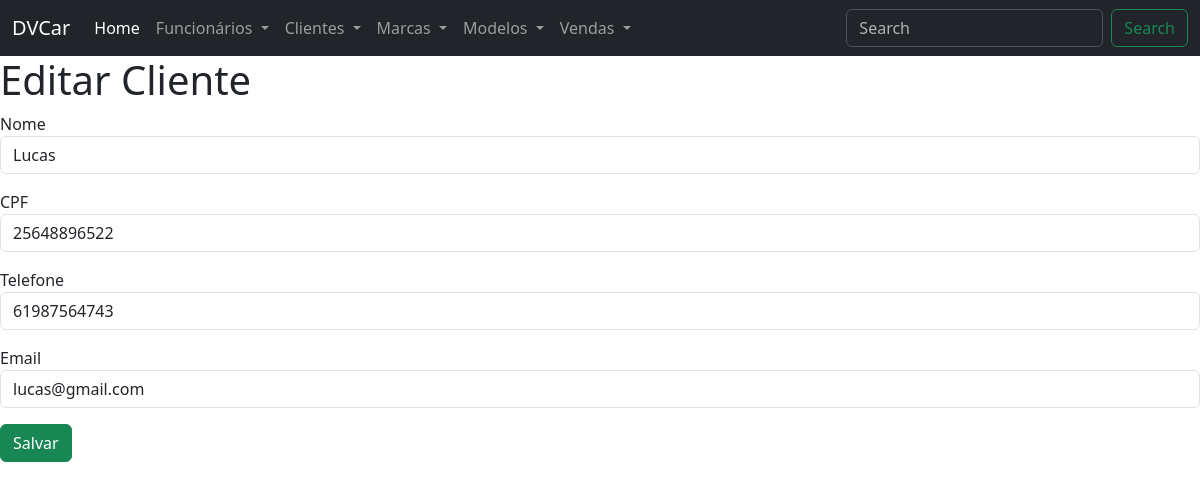
The app's page /projeto/index.php?page=editar-cliente.php&id_cliente=2 with its own data.
### tables this page shows
CREATE TABLE `cliente` (
  `id_cliente` int(11) NOT NULL,
  `nome_cliente` varchar(100) NOT NULL,
  `cpf_cliente` char(11) NOT NULL,
  `email_cliente` varchar(100) DEFAULT NULL,
  `dt_nasc_cliente` date DEFAULT NULL,
  `fone_cliente` varchar(20) DEFAULT NULL,
  `endereco_cliente` varchar(100) DEFAULT NULL
);

### projeto/editar-cliente.php (the view, shortened to what this page needs)
<h1>Editar Cliente</h1>
<?php
include("config.php");
$sql = "SELECT * FROM cliente WHERE id_cliente=".$_REQUEST["id_cliente"];
$res = $conn->query($sql);
$row = $res->fetch_object();
?>
<form action="?page=salvar-cliente.php" method="POST">
    <div class="mb-3">
        <label>Nome</label>
        <input type="text" name="nome_cliente" class="form-control" value="<?php print $row->nome_cliente; ?>" required>
    </div>
    <div class="mb-3">
        <label>CPF</label>
        <input type="text" name="cpf_cliente" class="form-control" value="<?php print $row->cpf_cliente; ?>" required>
    </div>
    <div class="mb-3">
        <label>Telefone</label>
        <input type="text" name="fone_cliente" class="form-control" value="<?php print $row->fone_cliente; ?>" required>
    </div>
    <div class="mb-3">
        <label>Email</label>
        <input type="email" name="email_cliente" class="form-control" value="<?php print $row->email_cliente; ?>" required>
    </div>
    <div class="mb-3">
        <button type="submit" class="btn btn-success">Salvar</button>
    </div>
</form>

### records on screen
cliente: nome_cliente "Lucas", cpf_cliente "25648896522", fone_cliente "61987564743", email_cliente "lucas@gmail.com"
